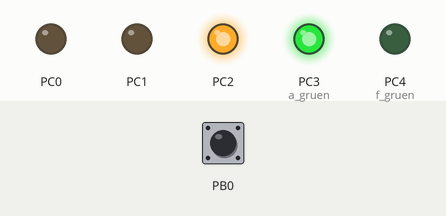
Recording of a program running on a simulated ATmega168, built with avr-gcc and emulated at 3.6864 MHz. Parts: output pins drawn as LEDs (lit = HIGH). Inputs (shaded band) come from the test bench; at power-on: PB0 HIGH.

Above: at 0.1 s.
Timing chart, 0 to 1.6 s (numbered marks = the images above):
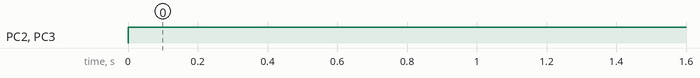

Measured:
- by itself, PC2, PC3 (a_gruen): LOW → HIGH at 0.00 s

The program:

main.c
```c
/*
 * MCP_2Ampel.c
 * Gruppe Phan, Pörling, Scheibner
 * Created: 13.11.2019 15:37:46
 */

#include <avr/io.h>
#include <avr/interrupt.h>

				            //GR-GYR - BOGYR
#define a_gruen		PORTC =  (1<<PINC3)|(1<<PINC2)			  // (0b01100)
#define a_gelb		PORTC =  (1<<PINC3)|(1<<PINC1)			  // (0b01010)
#define a_rot		PORTC =  (1<<PINC3)|(1<<PINC0)			  // (0b01001)
#define f_gruen		PORTC =  (1<<PINC4)|(1<<PINC0)			  // (0b10001)
#define f_rot		PORTC =  (1<<PINC3)|(1<<PINC0)			  // (0b01001)
#define a_gelbrot	PORTC =  (1<<PINC3)|(1<<PINC1)|(1<<PINC0) // (0b01011)

volatile uint8_t counter = 0;

int main(void)
{
	// Timer Interrupt Mask Register
	// Overflow Interrupt erlauben
	TIMSK1 |= (1<<OCIE1A);

	// Timer 0 konfigurieren
	TCCR1B = (1<<WGM12);
	// for 1 sec at PS 1024, will internally handled as 61936 (0xF1EF) and count to  (0xFFFF)
	OCR1A = 3600-1;
	TCCR1B = (1<<CS10)|(1<<CS12); //PS -> 1024

	//Richtungsregister PORTC
	DDRC |= (1<<DDC0)|(1<<DDC1)|(1<<DDC2)|(1<<DDC3)|(1<<DDC4);
	a_gruen; //Autofahrer hat zu Begin Gruen

    DDRB &= ~(1 << DDB0); // Clear the PB0 pin
    // PB0 are now inputs

    PORTB |= (1 << PB0); // turn On the Pull-up
    // PB0 are now inputs with pull-up enabled

    PCICR |= (1 << PCIE0);     // set PCIE0 to enable PCMSK0 scan
    PCMSK0 |= (1 << PCINT0);   // set PCINT0 to trigger an interrupt on state change

	// Global Interrupts aktivieren
	sei();

    while (1)
    {
    }
}


ISR (TIMER1_COMPA_vect)
{
	counter++;
	//TCNT1 = 61936;   // for 1 sec // 3686400/1024 = 3600

	switch(counter){
	case 14: a_gelb; break;
	case 15: a_rot; break;
	case 16: f_gruen; break;
	case 21: f_rot; break;
	case 26: a_gelbrot; break;
	case 27: a_gruen; counter=0;
	}
}

ISR (PCINT0_vect)
{
	if(counter<13||counter>26){
		counter = 13;
	}
}
```

uart_atmega168a.c
```c
/*
 *	aus baudy.c
 *	File:		uart.c --> uart_atmega168a.c
 *
 *	Created:	10.10.2011 20:09:40
 *	Author:		mf
 *	Verwendung des USART, serielle Schnittstelle in mehreren Varianten, Baudy light und Baudy Comfort
 *
 *	Changed:
 *	Author:		lukwata
 *				for ATmega168A 12.11.2013
 *				11.5.2016
 */

#include <avr/io.h>
//#include <string.h>
#include "uart_atmega168a.h"


/*  Assign I/O stream to UART stdout and stdin*/
FILE uart_str = FDEV_SETUP_STREAM(uart_putchar, uart_getchar, _FDEV_SETUP_RW);


/* Baudy Comfort: Definition der Ausgabefunktion */
int uart_putchar( char c, FILE* stream )
{
    if( c == '\n' )
        uart_putchar( '\r', stream );

    loop_until_bit_is_set( UCSR0A, UDRE0 );
    UDR0 = c;
    return 0;
}

/* Baudy Comfort: für Eingabe über scanf und umgeleitetem stdout */
int uart_getchar(FILE *stream)
{
   unsigned char ch;
   while (!(UCSR0A & (1<<RXC0)));
   ch=UDR0;

   /* Echo the output back to the terminal */
   uart_putchar(ch,stream);

   return ch;
}

/* Initialisierung des USART (braucht man immer) */
void USART_Init( unsigned int ubrr)
{
	/* Set baud rate */
	UBRR0H = (unsigned char)(ubrr>>8);
	UBRR0L = (unsigned char)ubrr;
	/* Enable receiver and transmitter */
	UCSR0B = (1<<RXEN0)|(1<<TXEN0);

	UCSR0C = (1<<UCSZ01)|(1<<UCSZ00);  /* Asynchron 8N1 */

	stdout = stdin = &uart_str;

}

/* Baudy Light: primitive Ausgabefunktion */
void USART_Transmit(unsigned char data)
{
	/* wait for empty transmit buffer */
	while (!(UCSR0A & (1<<UDRE0)))
	{

	}
	UDR0=data;
}


/* Baudy Light: primitive Eingabefunktion */
unsigned char USART_Receive(void)
{
	/*wait for data to be received */
	while (! (UCSR0A & (1<<RXC0)))
	;
	/* get and return received data from buffer */
	return UDR0;
}
```

uart_atmega168a.h
```c
/*
*	Deklaration der globalen Variablen
*	aus baudy.c
*	File:	uart.h --> uart_atmega168a.h
*	Author:	d. lukwata
*			updated 25.4.2019
*/

#ifndef _UART_H_
#define _UART_H_

#include <stdio.h>

/*#define FOSC 12000000UL // Clock Speed*/
#define FOSC 3686400UL	/* Clock Speed */
#define BAUD 9600UL
#define MYUBRR FOSC/16/BAUD-1


/* Baudy Comfort: Definition der Basis-Ausgabefunktion*/
/* für Ausgaben über printf und umgeleitetem stdout*/
extern int uart_putchar( char c, FILE *stream );

/* Baudy Comfort: Definition der Basis-Einlesefunktion*/
/* für Einlesen über scanf und umgeleitetem stdin*/

extern int uart_getchar(FILE *stream);

/* Initialisierung des USART (braucht man immer)*/
extern void USART_Init( unsigned int ubrr);

/* Baudy Light: primitive Ausgabefunktion*/
extern void USART_Transmit(unsigned char data);

/* Baudy Light: primitive Eingabefunktion */
extern unsigned char USART_Receive(void);

extern FILE uart_str;

#endif /* _UART_H_ */
```
